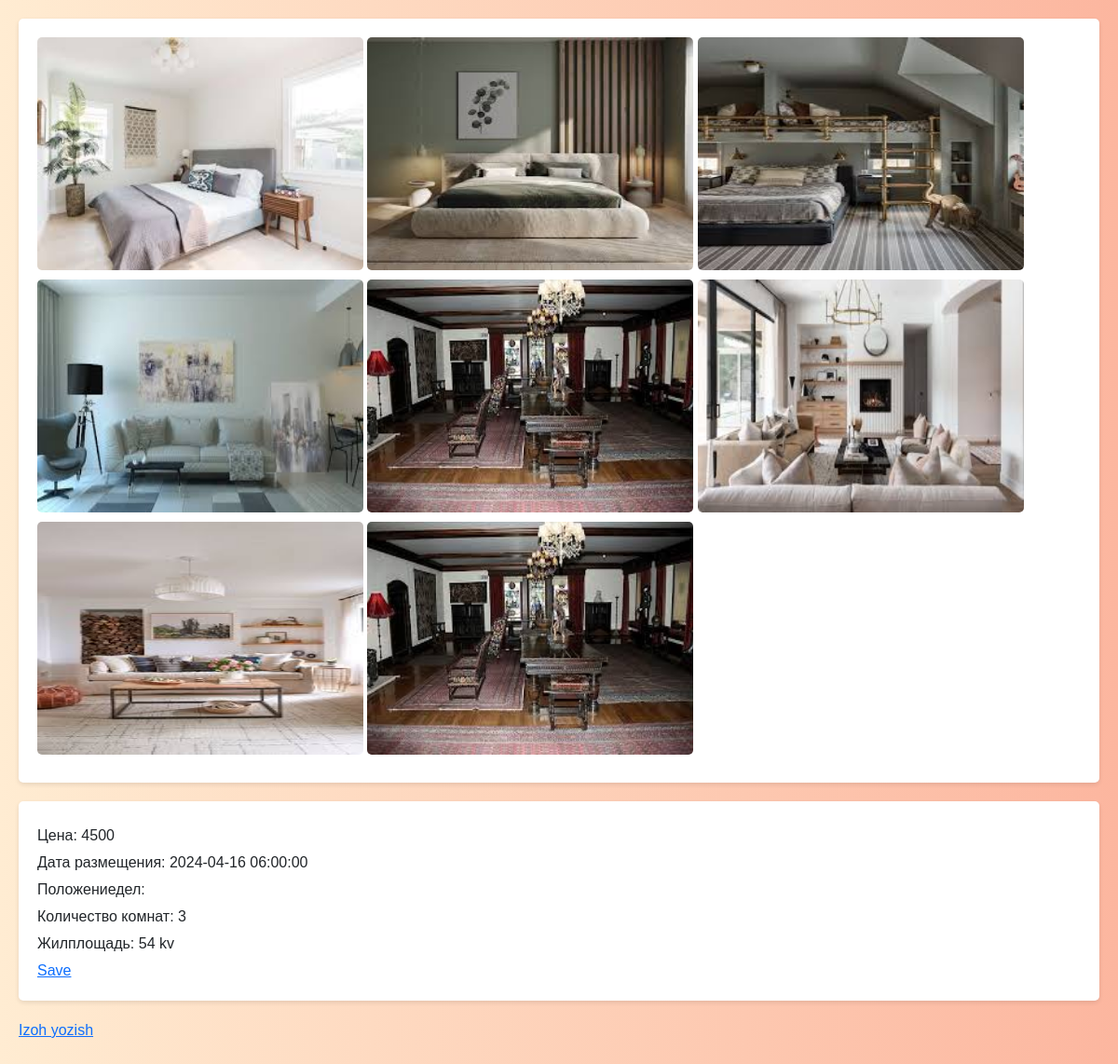
/detail/1/, run on an earlier commit of the app's database.
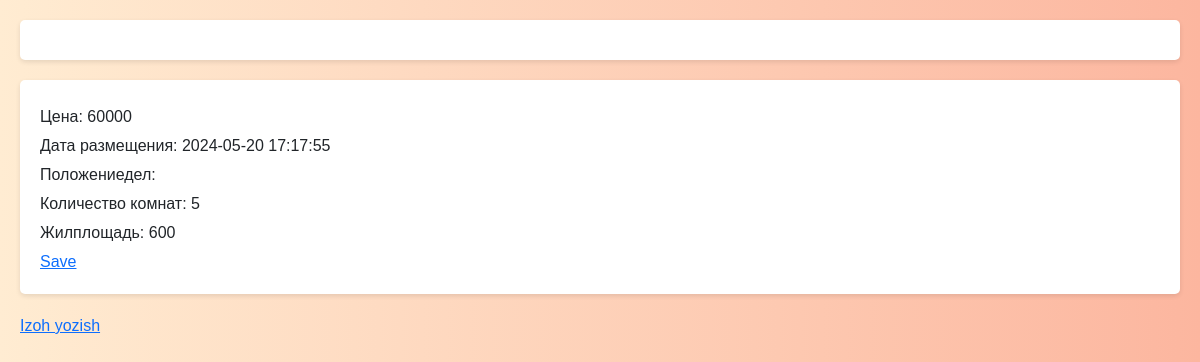
And on a later commit of the database.
### page_1/models.py (models this page shows, shortened)
class UyRasmlari(models.Model):
    id = models.BigAutoField(primary_key=True)
    xususiyat_id= models.ForeignKey(Xususiyati, on_delete=models.CASCADE)
    picture = models.ImageField(default='default.jpg')

class Xususiyati(models.Model):
    uy = models.ForeignKey(Uylar, on_delete=models.CASCADE)
    vazifasi = models.ForeignKey(Vazifalar, on_delete=models.CASCADE)
    narxi = models.CharField(max_length=255)
    sana = models.DateTimeField(default=datetime.now(), blank=True)
    star = models.ForeignKey(Stars, on_delete=models.CASCADE)
    defaultimage = models.ImageField(default='defaulthome.jpg')

class Uylar(models.Model):
    mijoz_id= models.ForeignKey(Mijoz, on_delete=models.CASCADE)
    holati = models.TextField()
    yashash_maydoni = models.CharField(max_length=255)
    xonalar_soni = models.BigIntegerField()
    joylashuvi = models.CharField(max_length=255)

### page_1/views.py (the view, shortened to what this page needs)
# urls.py: path('detail/<a>/', detail_home.as_view(), name='detail_home'),
class detail_home(View):
    def get(self, request, a):
        review_form = ReviewForm()
        uy = Xususiyati.objects.get(id=a).uy
        sharxlar = Review.objects.filter(uy_id=uy.id)
        xususiyat = Xususiyati.objects.get(pk=a)
        Uy_picture = UyRasmlari.objects.filter(xususiyat_id=a)
        return render(request, 'detail_img.html', {'Uy_picture':Uy_picture, "xususiyat":xususiyat,'form': review_form,'sharxlar': sharxlar})

### templates/detail_img.html (shortened to what this page needs)
<!DOCTYPE html>
<html lang="en">
<head>
    <link href="https://cdn.jsdelivr.net/npm/bootstrap@5.3.3/dist/css/bootstrap.min.css" rel="stylesheet">
</head>
<body>
    <div>
        {% for i in Uy_picture %}
            <img src="{{ i.picture.url }}">
        {% endfor %}
    </div>
    <div>
        <p>Цена: {{ xususiyat.narxi }}</p>
        <p>Дата размещения: {{ xususiyat.sana |date:"Y-m-d H:i:s" }}</p>
        <p>Положениедел: {{ xususiyat.uy.положениедел }}</p>
        <p>Количество комнат: {{ xususiyat.uy.xonalar_soni }}</p>
        <p>Жилплощадь: {{ xususiyat.uy.yashash_maydoni }}</p>
        <a href="{% url 'download_word' xususiyat.id %}">Save</a>
    </div>
{% if user.is_authenticated %}
    <div class="row">
        <div class="col-4">
            <form method="post">
                {% csrf_token %}
                {{ form.as_p }}
                <button class="btn btn-primary mb-4" type="submit">Send</button>
            </form>
        </div>
    </div>
    {% for sharx in sharxlar %}
        <div>
            <b>{{ sharx.user_id.username }}</b>
            <p class="mt-2 ms-4">
                {{ sharx.description }}
            </p>
        </div>
    {% endfor %}
    {% else %}
        <p>
            <a href="{% url 'login' %}">Izoh yozish</a>
        </p>
    {% endif %}
</body>
</html>

What changed in the data, as far as the page shows it:
removed UyRasmlari: picture (picture)
removed UyRasmlari: picture (picture)
removed UyRasmlari: picture (picture)
removed UyRasmlari: picture (picture)
removed UyRasmlari: picture (picture)
removed UyRasmlari: picture (picture)
removed UyRasmlari: picture (picture)
removed UyRasmlari: picture (picture)
changed Xususiyati: narxi "4500" → "60000"; sana "2024-04-16 06:00:00" → "2024-05-20 17:17:55"; uy.xonalar_soni "3" → "5"; uy.yashash_maydoni "54 kv" → "600"
